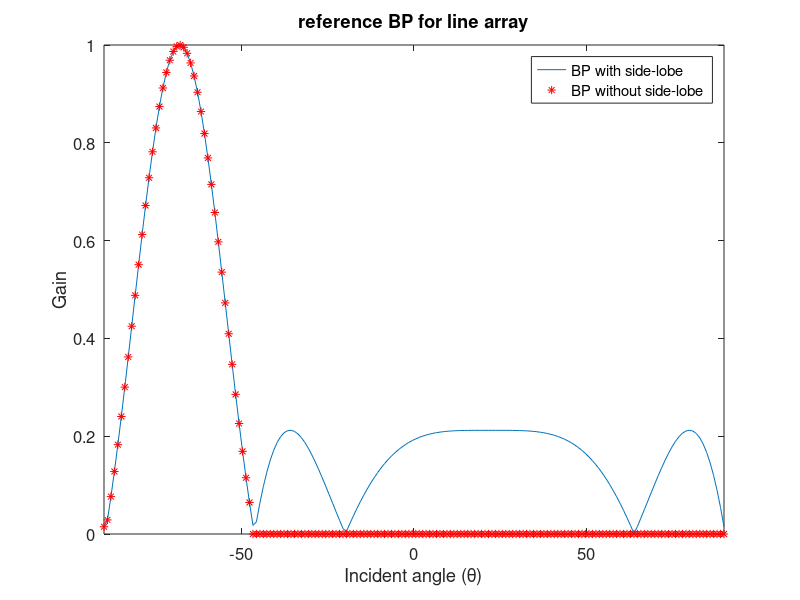
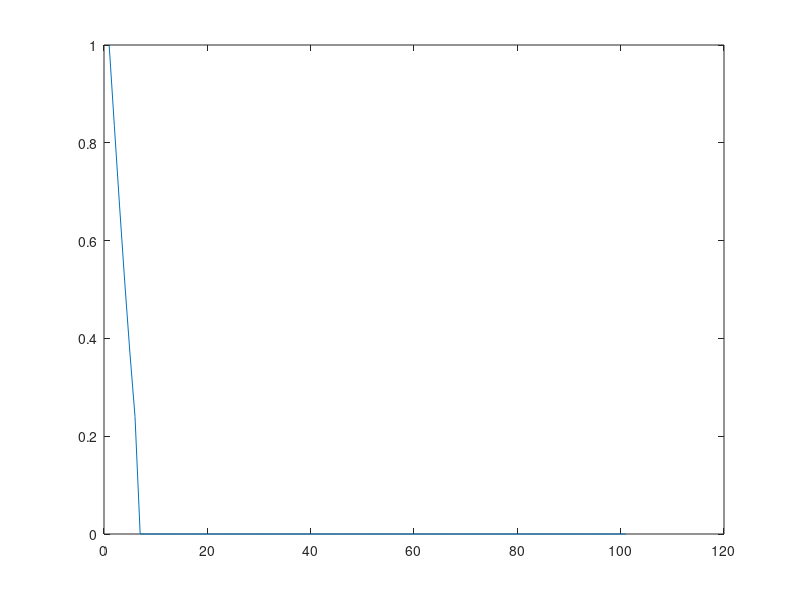
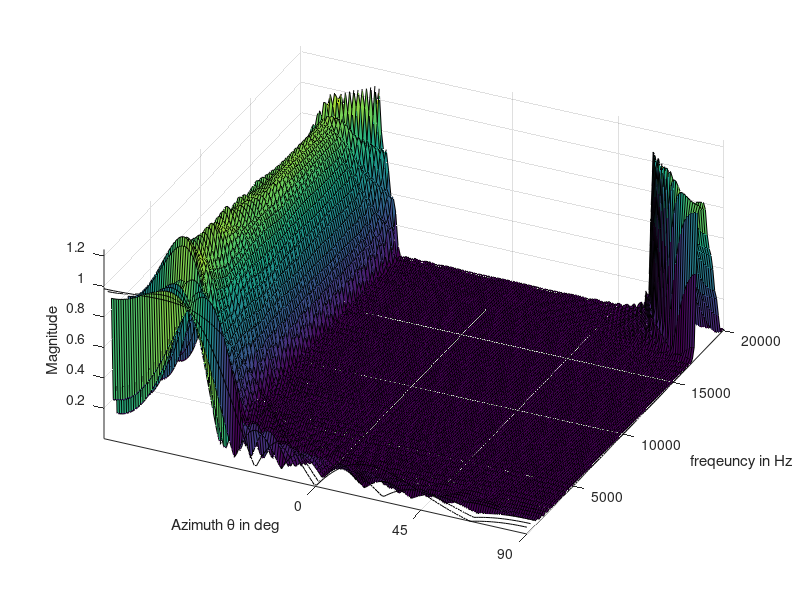

These figures' MATLAB source, in order: (Note: this script raises an error after producing the figures.)
clear;
clc;
Nfft = 256;               % FFT length used to implement FFT filterbank
Nfh = Nfft/2+1;           % number of frequency points in [0,Fs/2]
Fs = 48000;
Fsh = Fs/2;
fl = 350;                 % lower and upper cutoff frequencies of filterbank
fu = 20000;
klow = round(fl/Fsh*Nfh);
kup = round(fu/Fsh*Nfh);
f = Fsh/Nfh*(klow:kup)';  % frequencies used to compute T and W
Nf = length(f);
N = 101;                   % number of microphone
dH = 0.01;            % minimum sensor distance in m
gamma = 1;
numCluster = 5;
numPrsnt = 2;


c = 343.2;                 % speed of sound in m/s
f_test = 2000;

x_map = zeros(N,Nf);
n = -(N-1)/2:(N-1)/2;

x_array = n*dH;
theta0 = linspace(-pi/2, pi/2, 180); 
theta = theta0+68*pi/180; % discrete Theta angle 
Ntheta = length(theta);


BP = 0.0307*exp(-1j*3*pi*sin(theta)) + 0.2028*exp(-1j*2*pi*sin(theta)) + ...
    0.1663*exp(-1j*1*pi*sin(theta)) + ...
    0.2004*exp(-1j*0*pi*sin(theta)) + ...
    0.1663*exp(1j*1*pi*sin(theta)) + ...
    0.2028*exp(1j*2*pi*sin(theta)) + ...
    0.0307*exp(1j*3*pi*sin(theta));
BP = BP/max(abs(BP));
BP_ML = zeros(1,length(BP));
BP_ML(1:43) = BP(1:43); 
%BP_ML =  [BP_ML(69:end),BP_ML(1:68)];
figure();

plot(theta0*180/pi,abs(BP));

hold on 
plot(theta0*180/pi,abs(BP_ML),'*r');
ylabel('Gain');
xlabel('Incident angle (\theta)');
set(gcf,'color','w');
legend('BP with side-lobe','BP without side-lobe');
title('reference BP for line array')
set(gca,'FontSize', 12);
axis tight
BP = BP_ML;
%%
FI = zeros(Ntheta,Nf);
figure()

for i=1:Nf
    
  Br = zeros(N,1);  
  Rc = (f(i)*N*dH/c);
  %f(i) = Rc*c/N/dH;

  boudary  = find(abs(n)<= Rc  );
  %outside  = find(abs(n)> Rc  );
  outside = find(n> Rc*sind(-90+41)  );
  %outside  = find(abs(n)> Rc*sind(90-69)  );
  thetaS = asin(n(boudary)/Rc)+68*pi/180;
  

  % reference beam-pattern
  Br(boudary)= 0.0307*exp(-1j*3*pi*sin(thetaS)) + ...
    0.2028*exp(-1j*2*pi*sin(thetaS)) + ...
    0.1663*exp(-1j*1*pi*sin(thetaS)) + ...
    0.2004*exp(-1j*0*pi*sin(thetaS)) + ...
    0.1663*exp(1j*1*pi*sin(thetaS)) + ...
    0.2028*exp(1j*2*pi*sin(thetaS)) + ...
    0.0307*exp(1j*3*pi*sin(thetaS));
 Br(outside)= 0;
   %Br(outside)= abs(Br(boudary(end)));
   Br(boudary) = Br(boudary)/max(Br(boudary));
  
   
   % animation plot
   plot(abs(Br)) 
   temp = fftshift(Br(end:-1:1));
   h = fftshift(ifft(temp(end:-1:1))); 
    %   MagMax = max(abs(h));
    %   idxZero = find (abs(h)<0.05*MagMax);
    %   h(idxZero) = 0;
   x_map(:,i) = h;
  
  
  %hold on
  pause(0.01)
  
  %beam plot
  beta = 2*pi*f(i)/c;             % wave number
  D = exp(1j*beta*x_array(ones(1,Ntheta),:).*sin(theta0(ones(N,1),:))');
  FI(:,i) = (D*(h));     
end
%%
pos = [0.5 0.5 0.4 0.4];

figure('numbertitle','off','name','beam pattern of full array',...
      'Units','normal','Position',pos);
surf(180/pi*theta0,f,abs(FI(end:-1:1,:))');
axis tight
set(gca,'XTick',[0 45 90 135 180]);
view([25,50]);
xlabel('Azimuth \theta in deg');
ylabel('freqeuncy in Hz');
zlabel('Magnitude');
grid on
set(gcf,'color','w');

figure()
k_p = round((16000-fl)/Fsh*Nfh)+1;
p = linspace(-pi, pi, 360);
dBmin = -50;
R_ref = abs([BP BP(end:-1:1)])';
RdB = max(dBmin,20*log10(R_ref));
polarplot(p,RdB','k'); 

hold on

R = abs([FI(end:-1:1,k_p);FI(:,k_p)]);
RdB = max(dBmin,20*log10(R)) ;
polarplot(p,RdB','--r'); 

axis tight;
%title(Plot_Title(iConfig));
set(gca,'FontSize', 12);
legend('expected BP','real BP');
set(gcf,'color','w');
